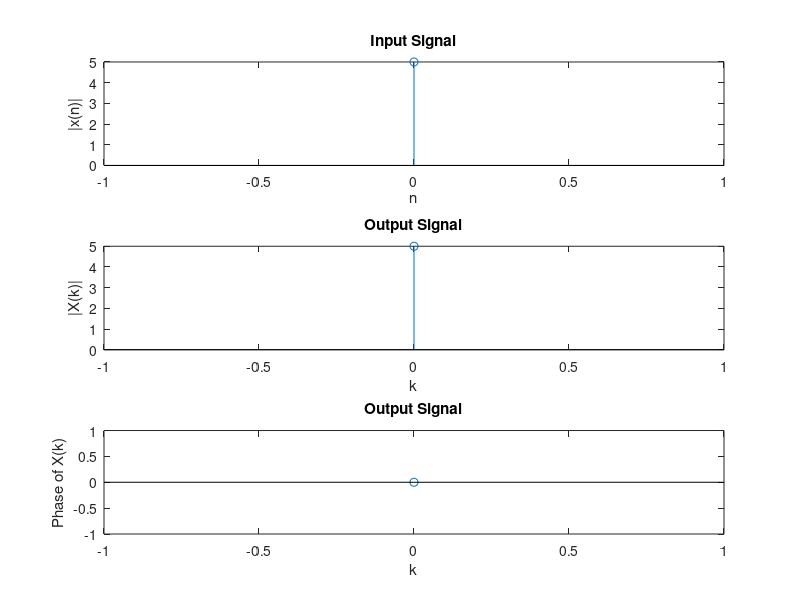

Write the MATLAB code that produced this figure.
% Program to perform Discrete Fourier Transform
% Example:
% Enter the input Sequence: [1 2 3 4 5 6]
% Output is
%   21.0000          
%   -3.0000 + 5.1962i
%   -3.0000 + 1.7321i
%   -3.0000 - 0.0000i
%   -3.0000 - 1.7321i
%   -3.0000 - 5.1962i

clear all;
x=input('Enter the input Sequence: ');
N=length(x);
Y=zeros(N,1);
for K=0:N-1
    for n=0:N-1
        Y(K+1)=Y(K+1)+(x(n+1)*exp(-1i*pi*2*K*n/N));
    end
end
disp('Output is');
disp(Y);
t=0:N-1;
subplot(3,1,1);
stem(t,x);title('Input Signal');
xlabel('n');ylabel('|x(n)|');

subplot(3,1,2);
stem(t,abs(Y));title('Output Signal');
xlabel('k');ylabel('|X(k)|');

subplot(3,1,3);
stem(t,angle(Y));title('Output Signal');
xlabel('k');ylabel('Phase of X(k)');axis tight;